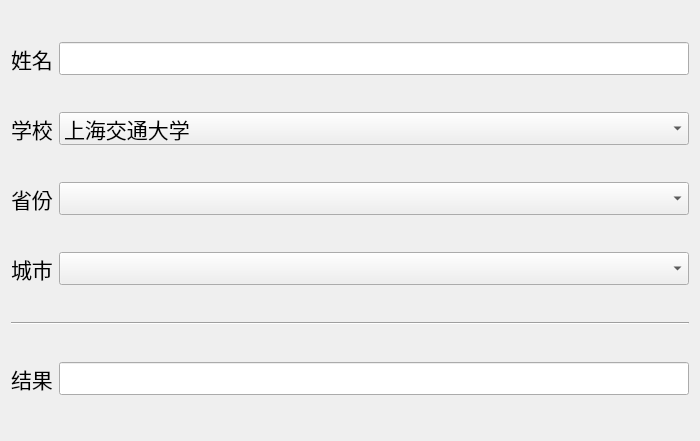
<?xml version="1.0" encoding="UTF-8"?>
<ui version="4.0">
 <class>Widget</class>
 <widget class="QWidget" name="Widget">
  <property name="geometry">
   <rect>
    <x>0</x>
    <y>0</y>
    <width>700</width>
    <height>441</height>
   </rect>
  </property>
  <property name="minimumSize">
   <size>
    <width>700</width>
    <height>300</height>
   </size>
  </property>
  <property name="sizeIncrement">
   <size>
    <width>600</width>
    <height>300</height>
   </size>
  </property>
  <property name="baseSize">
   <size>
    <width>601</width>
    <height>315</height>
   </size>
  </property>
  <property name="font">
   <font>
    <pointsize>16</pointsize>
   </font>
  </property>
  <property name="focusPolicy">
   <enum>Qt::WheelFocus</enum>
  </property>
  <property name="windowTitle">
   <string>QComboBox</string>
  </property>
  <layout class="QVBoxLayout" name="verticalLayout">
   <item>
    <layout class="QHBoxLayout" name="horizontalLayout">
     <item>
      <widget class="QLabel" name="lbName">
       <property name="text">
        <string>姓名</string>
       </property>
      </widget>
     </item>
     <item>
      <widget class="QLineEdit" name="leName">
       <property name="enabled">
        <bool>true</bool>
       </property>
       <property name="font">
        <font>
         <pointsize>16</pointsize>
        </font>
       </property>
       <property name="contextMenuPolicy">
        <enum>Qt::NoContextMenu</enum>
       </property>
      </widget>
     </item>
    </layout>
   </item>
   <item>
    <layout class="QHBoxLayout" name="horizontalLayout_2">
     <item>
      <widget class="QLabel" name="lbUniversity">
       <property name="enabled">
        <bool>true</bool>
       </property>
       <property name="sizePolicy">
        <sizepolicy hsizetype="Fixed" vsizetype="Preferred">
         <horstretch>0</horstretch>
         <verstretch>0</verstretch>
        </sizepolicy>
       </property>
       <property name="minimumSize">
        <size>
         <width>0</width>
         <height>0</height>
        </size>
       </property>
       <property name="font">
        <font>
         <pointsize>16</pointsize>
        </font>
       </property>
       <property name="text">
        <string>学校</string>
       </property>
      </widget>
     </item>
     <item>
      <widget class="QComboBox" name="cboUniversity">
       <property name="enabled">
        <bool>true</bool>
       </property>
       <property name="sizePolicy">
        <sizepolicy hsizetype="Expanding" vsizetype="Fixed">
         <horstretch>0</horstretch>
         <verstretch>0</verstretch>
        </sizepolicy>
       </property>
       <property name="font">
        <font>
         <pointsize>16</pointsize>
        </font>
       </property>
       <property name="editable">
        <bool>false</bool>
       </property>
       <item>
        <property name="text">
         <string>上海交通大学</string>
        </property>
       </item>
       <item>
        <property name="text">
         <string>中山大学</string>
        </property>
       </item>
       <item>
        <property name="text">
         <string>华南理工大学</string>
        </property>
       </item>
       <item>
        <property name="text">
         <string>深圳大学</string>
        </property>
       </item>
       <item>
        <property name="text">
         <string>暨南大学</string>
        </property>
       </item>
      </widget>
     </item>
    </layout>
   </item>
   <item>
    <layout class="QHBoxLayout" name="horizontalLayout_3">
     <item>
      <widget class="QLabel" name="lbProvince">
       <property name="minimumSize">
        <size>
         <width>0</width>
         <height>0</height>
        </size>
       </property>
       <property name="text">
        <string>省份</string>
       </property>
      </widget>
     </item>
     <item>
      <widget class="QComboBox" name="cboProvince">
       <property name="sizePolicy">
        <sizepolicy hsizetype="Expanding" vsizetype="Fixed">
         <horstretch>0</horstretch>
         <verstretch>0</verstretch>
        </sizepolicy>
       </property>
       <property name="font">
        <font>
         <pointsize>16</pointsize>
        </font>
       </property>
      </widget>
     </item>
    </layout>
   </item>
   <item>
    <layout class="QHBoxLayout" name="horizontalLayout_4">
     <item>
      <widget class="QLabel" name="lbCity">
       <property name="text">
        <string>城市</string>
       </property>
      </widget>
     </item>
     <item>
      <widget class="QComboBox" name="cboCity">
       <property name="sizePolicy">
        <sizepolicy hsizetype="Expanding" vsizetype="Fixed">
         <horstretch>0</horstretch>
         <verstretch>0</verstretch>
        </sizepolicy>
       </property>
       <property name="font">
        <font>
         <pointsize>16</pointsize>
        </font>
       </property>
      </widget>
     </item>
    </layout>
   </item>
   <item>
    <widget class="Line" name="line">
     <property name="orientation">
      <enum>Qt::Horizontal</enum>
     </property>
    </widget>
   </item>
   <item>
    <layout class="QHBoxLayout" name="horizontalLayout_5">
     <item>
      <widget class="QLabel" name="lbResult">
       <property name="text">
        <string>结果</string>
       </property>
      </widget>
     </item>
     <item>
      <widget class="QLineEdit" name="leResult"/>
     </item>
    </layout>
   </item>
  </layout>
 </widget>
 <resources/>
 <connections/>
</ui>
